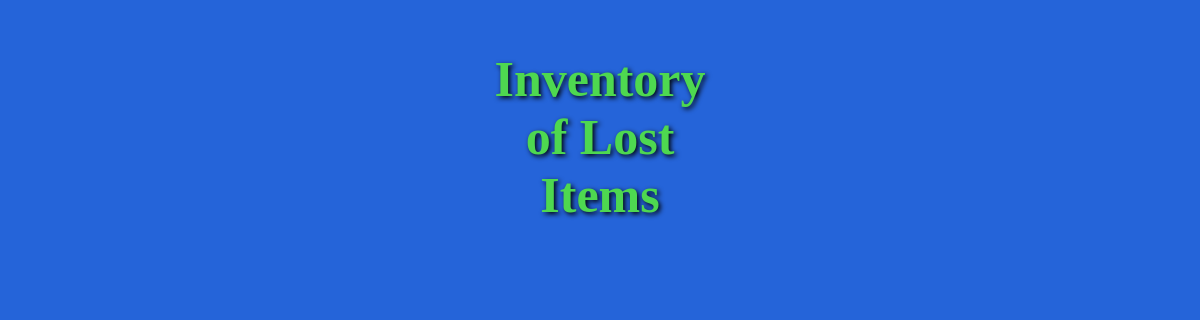
The app's page /items/lostitems/, older data.
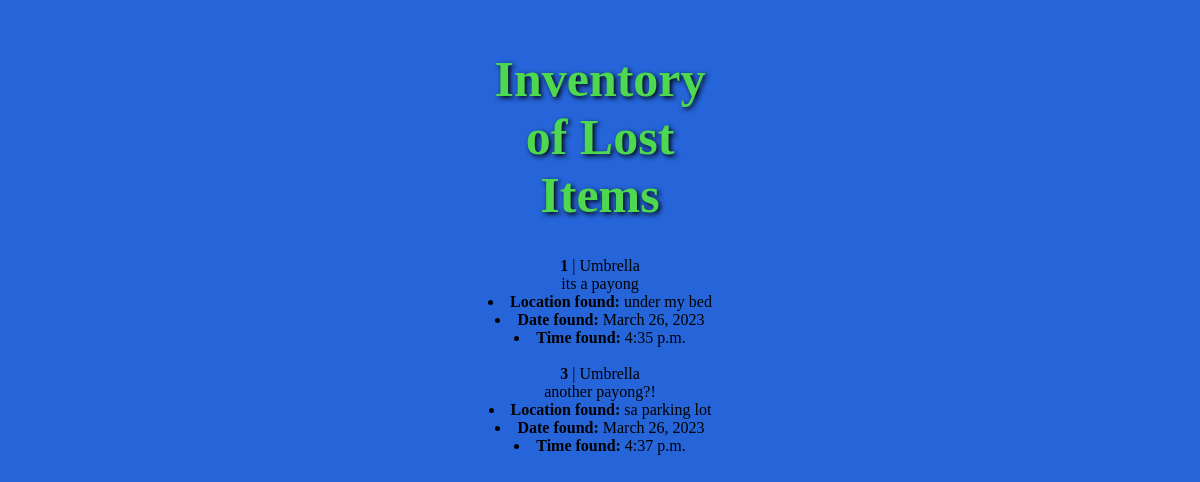
The same page, newer data.
### items/models.py (models this page shows, shortened)
class Item(models.Model):
    isLost = models.BooleanField(default=True)
    category = models.CharField(max_length=100, default="Umbrella")
    description = models.CharField(max_length=500)
    locationFound = models.CharField(max_length=100)
    dateFound = models.DateField()
    timeFound = models.TimeField(auto_now=False, auto_now_add=False)

### items/views.py (the view)
# urls.py: path("lostitems/", views.lostItems.as_view(), name="lostItems"),
class lostItems(View):
    template = "lostitems.html"
    def get(self, request):
        all_lost_items = Item.objects.filter(isLost=True)
        context = {
            "all_lost_items": all_lost_items
        }
        return render(request, self.template, context)

### items/templates/lostitems.html
{% extends "base.html" %}
{% block content %}
  <center><h1>Inventory of Lost Items</h1></center>
  {% for lost in all_lost_items %}
    {% if lost.isLost == True %}
    <b>{{lost.id}}</b> | {{lost.category}}<br>
    {{lost.description}}
    <li><b>Location found: </b>{{lost.locationFound}}</li>
    <li><b>Date found: </b>{{lost.dateFound}}</li>
    <li><b>Time found: </b>{{lost.timeFound}}</li>
    <br>
    {% endif %}
  {% endfor %}
{% endblock %}

### items/templates/base.html (shortened to what this page needs)
{% load static %}
<!DOCTYPE html>
<html lang="en">
<head>
    <link rel="stylesheet" type="text/css" href="{% static 'style.css' %}">
</head>
<body>
    <div id="content">
        {% block content %}{% endblock %}
    </div>
</body>
</html>

### login/static/style.css (style rules this page uses)
h1 { text-align: center; color:rgb(78, 216, 80); text-shadow:2px 2px 5px rgb(0, 0, 0); font-family: "Brush Script MT", "Brush Script Std", cursive; font-size: 50px; }
body { text-align: center; padding: 1em; max-width: 240px; margin: 0 auto; min-height: 100vh; width: 100% auto; background: rgb(37, 100, 217); }

Row changes from the older to the newer data that the page shows:
added Item: id "1", category "Umbrella", description "its a payong", locationFound "under my bed", dateFound "March 26, 2023", timeFound "4:35 p.m."
added Item: id "3", category "Umbrella", description "another payong?!", locationFound "sa parking lot", dateFound "March 26, 2023", timeFound "4:37 p.m."
